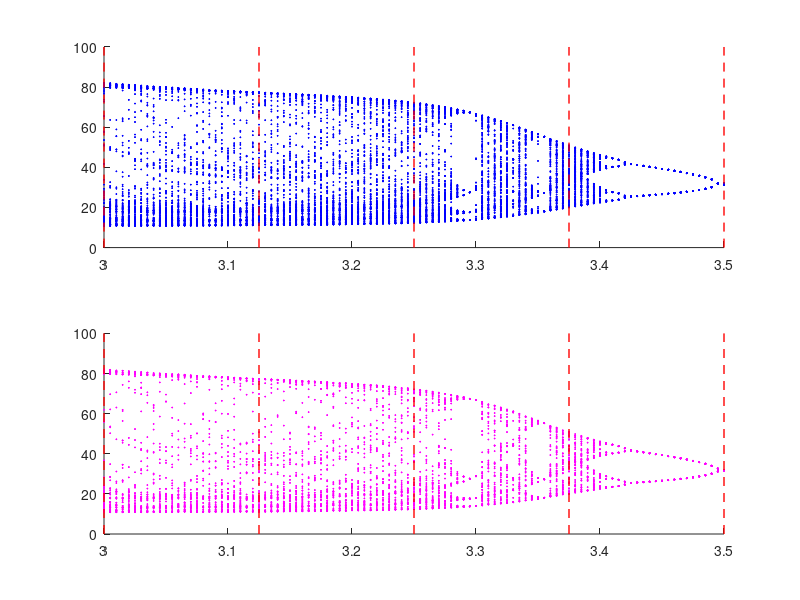

The MATLAB source for this figure:
function plot_bif_tot_v

load('result_ngrc_v6t.mat','XPMaxArray'); % without restriction;
%load('result_ngrc_v6.mat','XPMaxArray');
%load('result_ngrc_witout_Lc_v6.mat','XPMaxArray');
%load('result_ngrc_v6_Ndel5_deg7.mat','XPMaxArray');
%load('result_ngrc_v6_Ndel6_deg7.mat','XPMaxArray');
%load('result_ngrc_v6_Ndel7_deg7.mat','XPMaxArray');
%load('result_ngrc_v6_Ndel5_deg8_Nb51.mat','XPMaxArray');
%load('result_ngrc_v6_Ndel5_deg8_Nb101.mat','XPMaxArray');


h=0.05; % step of integration
dn=1;
bv=XPMaxArray(1:dn:end,1); % array of parameters;
Ymx=h*XPMaxArray(1:dn:end,3); % array of time intervals;

nP=5;
%pbv=linspace(0.585,0.745,nP); % with nP=7; (successfull)
pbv=linspace(3.0,3.5,nP); % with nP=7; (successfull)
Yv=[0; 100];

load('result_exact_v.mat','XPMaxArray');

bvt=XPMaxArray(:,1); % array of parameters;
Ymxt=XPMaxArray(:,3); % array of time intervals;

figure
subplot(2,1,1)
hold on
plot(bvt,Ymxt,'b*','MarkerSize',1); % exat HMR
for np=1:nP
plot([pbv(1,np); pbv(1,np)],Yv(:,1),'r--','LineWidth',1);
end
%xlim([0.2 1]);
%xlim([3.0 3.5]);
ylim([0 100]);
hold off
subplot(2,1,2)
hold on
plot(bv,Ymx,'m*','MarkerSize',1); % NGRC from HMR
for np=1:nP
plot([pbv(1,np); pbv(1,np)],Yv(:,1),'r--','LineWidth',1);
end
%xlim([0.2 1.0]);
%xlim([3.0 3.5]);
%ylim([0 100]);
hold off

end
